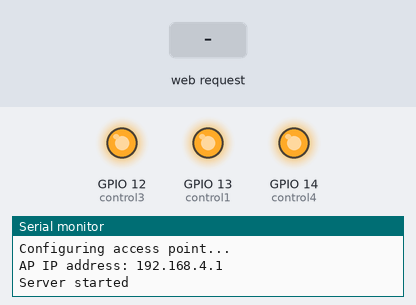
Recording of a sketch running on a simulated ESP32. Shown: output pins drawn as LEDs (lit = HIGH), the last lines printed to the serial monitor. The test bench sets the inputs (shaded band).

Above: at 1.2 s.
1.3 s: HTTP request GET /C1 received
At 2.0 s:
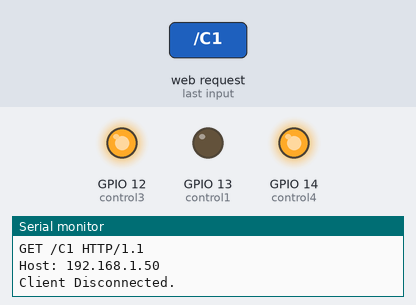
2.8 s: HTTP request GET /C3 received
At 3.2 s:
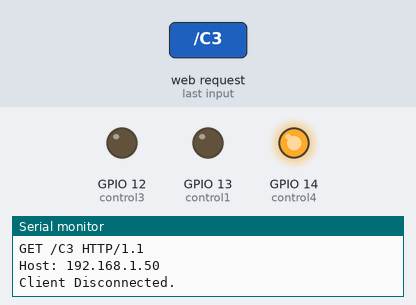
4.3 s: HTTP request GET /C4 received
At 5.5 s:
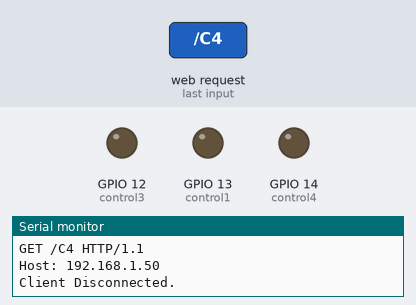
5.8 s: HTTP request GET /C1 received
At 6.7 s:
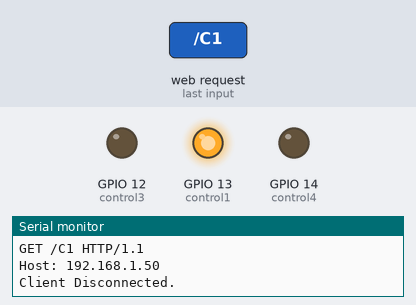
7.3 s: HTTP request GET /C3 received
At 7.8 s:
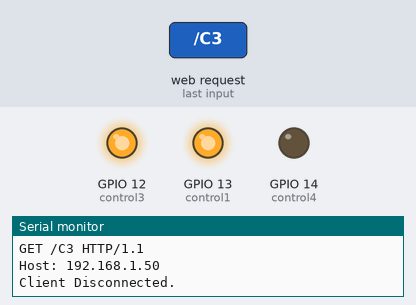
Timing chart, 0 to 9.8 s (numbered marks = the images above; inputs shaded):
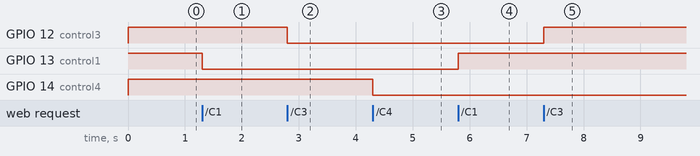

The sketch:

Extension_control_test4.ino
```cpp
//Guining Pertin
//WiFi Controller extension board

#include <WiFi.h>
#include <WiFiClient.h>
#include <WiFiAP.h>

//WiFi Access Point details
const char *ssid = "ESP_Extension";
const char *password = "extension";

//Other variables
int control1 = 13;
int control3 = 12;
int control4 = 14;
bool state1 = HIGH;
bool state3 = HIGH;
bool state4 = HIGH;

//Server port
WiFiServer server(80);

void setup() {
  pinMode(control1, OUTPUT);
  pinMode(control3, OUTPUT);
  pinMode(control4, OUTPUT);

  digitalWrite(control1, HIGH);
  digitalWrite(control3, HIGH);
  digitalWrite(control4, HIGH);

  Serial.begin(115200);
  Serial.println();
  Serial.println("Configuring access point...");

  WiFi.softAP(ssid, password);
  IPAddress myIP = WiFi.softAPIP();
  Serial.print("AP IP address: ");
  Serial.println(myIP);
  server.begin();

  Serial.println("Server started");
}

void loop() {
  WiFiClient client = server.available();
  bool changed = 0;
  if (client) {
    Serial.println("New Client.");
    String currentLine = "";
    while (client.connected())
    {
      if (client.available())
      {
        char c = client.read();
        Serial.write(c);
        if (c == '\n')
        {

          if (currentLine.length() == 0) {

            client.println("HTTP/1.1 200 OK");
            client.println("Content-type:text/html");
            client.println();

            //HTML web page
            client.println("<!DOCTYPE html><html>");
            client.println("<head><title>EXTENSION CONTROLLER</title>");
            client.println("<meta name=\"viewport\" content=\"width=device-width, initial-scale=1\"/>");
            client.println("<meta name=\"description\" content=\"ESP32 based Extension Controller\"/>");
            client.println("<meta name=\"author\" content=\"Guining Pertin\"/>");

            //To return to homepage in case of button press
            if (changed)
            {
              client.println("<meta http-equiv=\"refresh\" content=\"0;url=/\"/>");
              changed = 0;
            }

            client.println("<link rel=\"icon\" href=\"data:,\">");
            //CSS to style buttons
            client.println("<style>html {font-family: Montserrat; display: inline-block; margin: 0px auto; text-align: center;}");
            client.println(".button1 {color: #D0D0D0; background-color: #10BC10; font-size: 30px; font-weight: bold; border: 5px solid #B4B4B4;");
            client.println(" padding: 30px 50px; cursor: pointer; margin: 2px; text-decoration: none; border-radius: 20px;}");

            client.println(".button2 {color: black; background-color: #F44336; font-size: 30px; font-weight: bold; border: 5px solid #494646;");
            client.println(" padding: 30px 50px; cursor: pointer; margin: 2px; text-decoration: none; border-radius: 20px;}");

            client.println("</style></head>");
            //Start body
            client.println("<body style=\"background-color: black;\"><h1 style=\"color: #D0D0D0;\">EXTENSION CONTROLLER MK.III</h1>");

            if(!state1) client.println("<p><a href=\"/C1\"><button class=\"button1\">EXT Port1<br>ON</button></a></p>");
            else client.println("<p><a href=\"/C1\"><button class=\"button2\">EXT Port1<br>OFF</button></a></p>");

            if(!state3) client.println("<p><a href=\"/C3\"><button class=\"button1\">EXT Port3<br>ON</button></a></p>");
            else client.println("<p><a href=\"/C3\"><button class=\"button2\">EXT Port3<br>OFF</button></a></p>");

            if(!state4) client.println("<p><a href=\"/C4\"><button class=\"button1\">EXT Port4<br>ON</button></a></p>");
            else client.println("<p><a href=\"/C4\"><button class=\"button2\">EXT Port4<br>OFF</button></a></p>");

            client.println("</body></html>");

            // The HTTP response ends with another blank line:
            client.println();

            // break out of the while loop:
            break;
          }
          else
          {

            currentLine = "";
          }
        }
        else if (c != '\r') {
          currentLine += c;
        }

        //Check to set the states
        if (currentLine.endsWith("GET /C1"))
        {
          state1 = !state1;
          digitalWrite(control1, state1);
          changed = 1;
        }
        if (currentLine.endsWith("GET /C3"))
        {
          state3 = !state3;
          digitalWrite(control3, state3);
          changed = 1;
        }
        if (currentLine.endsWith("GET /C4"))
        {
          state4 = !state4;
          digitalWrite(control4, state4);
          changed = 1;
        }

      }
    }
    // close the connection:
    client.stop();
    Serial.println("Client Disconnected.");
  }
}
```

Measured:
- after the input at 1.3 s, GPIO 13 (control1): HIGH → LOW at once
- after the input at 2.8 s, GPIO 12 (control3): HIGH → LOW at once
- after the input at 4.3 s, GPIO 14 (control4): HIGH → LOW at once
- after the input at 5.8 s, GPIO 13 (control1): LOW → HIGH at once
- after the input at 7.3 s, GPIO 12 (control3): LOW → HIGH at once
